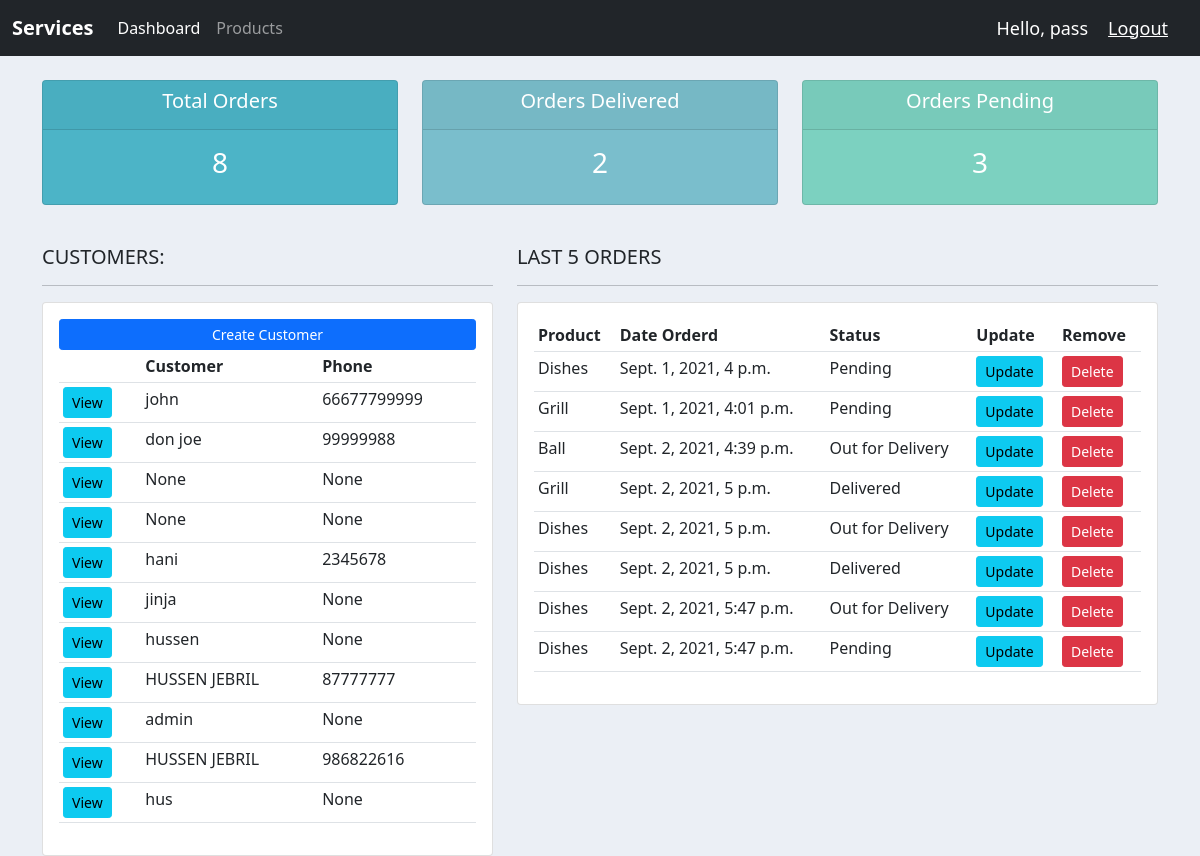
The app's page / (signed in) with its own data.
### services/models.py (models this page shows, shortened)
class Custmor(models.Model):
    user = models.OneToOneField(User, null=True, blank=True, on_delete=models.CASCADE)
    name = models.CharField(max_length=200, null=True)
    phone = models.IntegerField(null=True)
    email = models.EmailField(null=True)
    date_created = models.DateTimeField(auto_now_add=True, null=True)
    profile_pic = models.ImageField(null=True, default='a.png', blank=True)

class Order(models.Model):
    STATUS = (
        ('Pending', 'Pending'),
        ('Out for Delivery', 'Out for Delivery'),
        ('Delivered', 'Delivered'),
    )
    customer = models.ForeignKey(Custmor, on_delete=models.SET_NULL, null=True)
    product = models.ForeignKey(Product, on_delete=models.SET_NULL, null=True)
    date_created = models.DateTimeField(auto_now_add=True, null=True)
    status = models.CharField(max_length=200, null=True, choices=STATUS)
    note = models.CharField(max_length=200, null=True)

class Product(models.Model):
    CATAGORY = (
        ('Indoor', 'Indoor'),
        ('Outdoor', 'Outdoor'),
    )
    tags = models.ManyToManyField(Tag)
    name = models.CharField(max_length=200, null=True)
    price = models.FloatField(null=True)
    catagory = models.CharField(max_length=200, null=True, choices=CATAGORY)
    description = models.CharField(max_length=200, null=True, blank=True)
    date_created = models.DateTimeField(auto_now_add=True, null=True)
    def __str__(self):
        return self.name

### services/decorators.py (the view)
    def wrapper_function(request, *args, **kwargs):
        group = None
        if request.user.groups.exists():
            group =  request.user.groups.all()[0].name
        if group =='admin':
            return view_func(request, *args, **kwargs)
        if group == 'customer':
            return redirect('user')

### services/views.py (called while the page is built)
@login_required(login_url='login')
@admin_only
def home(request):
    orders = Order.objects.all()
    customers = Custmor.objects.all()
    total_customers = customers.count()
    total_orders = orders.count()
    delivered = orders.filter(status='Delivered').count()
    pending = orders.filter(status='Pending').count()
    context = {
        'orders': orders,
        'customers': customers ,
        'total_customers': total_customers,
        'total_orders': total_orders,
        'delivered': delivered,
        'pending': pending
    }
    return render(request, 'dashboard.html', context)

### templates/dashboard.html
{%  extends 'main.html' %}
{% block content %}
<div class="container">
{%  include 'status.html' %}
<br>
<div class="row">
	<div class="col-md-5">
		<h5>CUSTOMERS:</h5>
		<hr>
		<div class="card card-body">
			<a class="btn btn-primary  btn-sm btn-block" href="">Create Customer</a>
			<table class="table table-sm">
				<tr>
					<th></th>
					<th>Customer</th>
					<th>Phone</th>
				</tr>
			{% for customer in customers %}
				<tr>
					<td><a class="btn btn-sm btn-info" href="{% url 'customer' customer.id %}">View</a></td>
					<td>{{customer.name}}</td>
					<td>{{customer.phone}}</td>
				</tr>
			{% endfor %}
			</table>
		</div>
	</div>
	<div class="col-md-7">
		<h5>LAST 5 ORDERS</h5>
		<hr>
		<div class="card card-body">
			<table class="table table-sm">
				<tr>
					<th>Product</th>
					<th>Date Orderd</th>
					<th>Status</th>
					<th>Update</th>
					<th>Remove</th>
				</tr>
				{% for order in orders %}
				<tr>
					<td>{{order.product}}</td>
					<td>{{order.date_created}}</td>
					<td>{{order.status}}</td>
					<td><a class="btn btn-sm btn-info" href="{% url 'update_order' order.id %}">Update</a></td>
					<td><a class="btn btn-sm btn-danger" href="{% url 'delete_order' order.id %}">Delete</a></td>
				</tr>
			{% endfor %}
			</table>
		</div>
	</div>
</div>
</div>
{% endblock %}

### templates/main.html (shortened to what this page needs)
{% load static %}
<!DOCTYPE html>
<html lang="en">
<head>
    <link rel="stylesheet" href="{% static '/css/bootstrap.min.css' %}">
    <link rel="stylesheet" href="{% static '/css/main.css' %}">
</head>
<body>
    {%  include 'navbar.html' %}
    {% block content %}
	{% endblock %}
</body>
</html>

### templates/navbar.html (shortened to what this page needs)
{% load static %}
<nav class="navbar navbar-expand-lg navbar-dark bg-dark">
    <div class="container-fluid">
      <a class="navbar-brand"><strong>Services</strong></a>
      <div class="collapse navbar-collapse" id="navbarSupportedContent">
        <ul class="navbar-nav me-auto mb-2 mb-lg-0">
          {% if request.user.is_staff %}
            <li class="nav-item">
              <a class="nav-link active" aria-current="page" href="{% url 'home' %}">Dashboard</a>
            </li>
            <li class="nav-item">
              <a class="nav-link" href="{% url 'products' %}">Products</a>
            </li>
          {% else %}
          <li class="nav-item">
            <a class="nav-link" href="{% url 'profile' %}">Settings</a>
          </li>
          {% endif %}
         </ul>
       </div>
       <span class="msg">Hello,  {{request.user}}</span>
       <span ><a class="msg" href=" {% url 'logout' %} ">Logout</a></span>
    </div>
</nav>

### templates/status.html
<br>
<div class="row">
	<div class="col">
		<div class="col-md">
			<div class="card text-center text-white  mb-3" id="total-orders">
			  	<div class="card-header">
			  		<h5 class="card-title">Total Orders</h5>
			  	</div>
			  	<div class="card-body">
			    	<h3 class="card-title">{{total_orders}}</h3>
			  	</div>
			</div>
		</div>
	</div>
	<div class="col">
		<div class="col-md">
			<div class="card text-center text-white  mb-3" id="orders-delivered">
			  	<div class="card-header">
			  		<h5 class="card-title">Orders Delivered</h5>
			  	</div>
			  	<div class="card-body">
			    	<h3 class="card-title">{{delivered}}</h3>
			  	</div>
			</div>
		</div>
	</div>
	<div class="col">
		<div class="col-md">
			<div class="card text-center text-white  mb-3" id="orders-pending">
			  	<div class="card-header">
			  		<h5 class="card-title">Orders Pending</h5>
			  	</div>
			  	<div class="card-body">
			    	<h3 class="card-title">{{pending}}</h3>
			  	</div>
			</div>
		</div>
	</div>
</div>

### static/css/main.css (style rules this page uses)
body { background-color: #ebeff5; }
#total-orders { background-color: #4cb4c7; }
#orders-delivered { background-color: #7abecc; }
#orders-pending { background-color: #7CD1C0; }

### templates/navbar.html (style rules this page uses)
.msg { font-size:18px; color: #fff; margin-right: 20px; }

### records on screen
Custmor: name "john", phone "66677799999"
Custmor: name "don joe", phone "99999988"
Custmor: name "None", phone "None"
Custmor: name "None", phone "None"
Custmor: name "hani", phone "2345678"
Custmor: name "jinja", phone "None"
Custmor: name "hussen", phone "None"
Custmor: name "HUSSEN JEBRIL", phone "87777777"
Custmor: name "admin", phone "None"
Custmor: name "HUSSEN JEBRIL", phone "986822616"
Custmor: name "hus", phone "None"
Order: product "Dishes", date_created "Sept. 1, 2021, 4 p.m.", status "Pending"
Order: product "Grill", date_created "Sept. 1, 2021, 4:01 p.m.", status "Pending"
Order: product "Ball", date_created "Sept. 2, 2021, 4:39 p.m.", status "Out for Delivery"
Order: product "Grill", date_created "Sept. 2, 2021, 5 p.m.", status "Delivered"
Order: product "Dishes", date_created "Sept. 2, 2021, 5 p.m.", status "Out for Delivery"
Order: product "Dishes", date_created "Sept. 2, 2021, 5 p.m.", status "Delivered"
Order: product "Dishes", date_created "Sept. 2, 2021, 5:47 p.m.", status "Out for Delivery"
Order: product "Dishes", date_created "Sept. 2, 2021, 5:47 p.m.", status "Pending"

### other values on screen
{{ request.user }} "pass"
{{ total_orders }} "8"
{{ delivered }} "2"
{{ pending }} "3"
